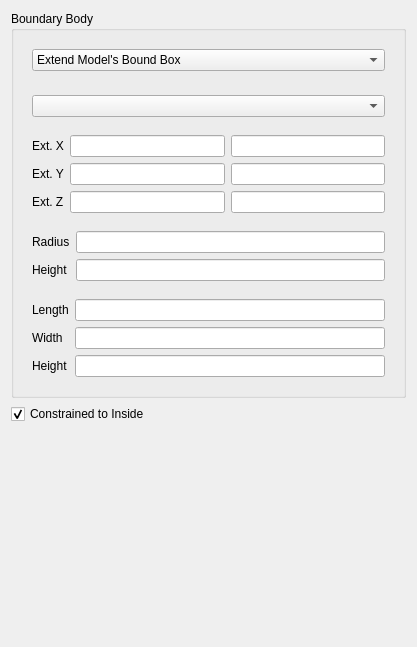
<?xml version="1.0" encoding="UTF-8"?>
<ui version="4.0">
 <class>Form</class>
 <widget class="QWidget" name="Form">
  <property name="geometry">
   <rect>
    <x>0</x>
    <y>0</y>
    <width>417</width>
    <height>647</height>
   </rect>
  </property>
  <property name="windowTitle">
   <string>Form</string>
  </property>
  <layout class="QVBoxLayout" name="verticalLayout">
   <item>
    <widget class="QGroupBox" name="stockGroup">
     <property name="title">
      <string>Boundary Body</string>
     </property>
     <layout class="QVBoxLayout" name="verticalLayout_5">
      <property name="spacing">
       <number>0</number>
      </property>
      <item>
       <widget class="QWidget" name="widget_2" native="true">
        <layout class="QHBoxLayout" name="horizontalLayout_5">
         <item>
          <widget class="QComboBox" name="stock">
           <property name="sizePolicy">
            <sizepolicy hsizetype="MinimumExpanding" vsizetype="Fixed">
             <horstretch>0</horstretch>
             <verstretch>0</verstretch>
            </sizepolicy>
           </property>
           <property name="toolTip">
            <string notr="true">&lt;html&gt;&lt;head/&gt;&lt;body&gt;&lt;p&gt;Select what type of shape to use to constrain the underlying Path.&lt;/p&gt;&lt;/body&gt;&lt;/html&gt;</string>
           </property>
           <property name="currentIndex">
            <number>2</number>
           </property>
           <item>
            <property name="text">
             <string>Create Box</string>
            </property>
           </item>
           <item>
            <property name="text">
             <string>Create Cylinder</string>
            </property>
           </item>
           <item>
            <property name="text">
             <string>Extend Model's Bound Box</string>
            </property>
           </item>
           <item>
            <property name="text">
             <string>Use Existing Solid</string>
            </property>
           </item>
          </widget>
         </item>
        </layout>
       </widget>
      </item>
      <item>
       <spacer name="horizontalSpacer">
        <property name="orientation">
         <enum>Qt::Horizontal</enum>
        </property>
        <property name="sizeHint" stdset="0">
         <size>
          <width>40</width>
          <height>6</height>
         </size>
        </property>
       </spacer>
      </item>
      <item>
       <widget class="QFrame" name="stockFromExisting">
        <layout class="QGridLayout" name="gridLayout_8">
         <item row="0" column="1">
          <widget class="QComboBox" name="stockExisting">
           <property name="toolTip">
            <string>&lt;html&gt;&lt;head/&gt;&lt;body&gt;&lt;p&gt;Select the body to be used to constrain the underlying Path.&lt;/p&gt;&lt;/body&gt;&lt;/html&gt;</string>
           </property>
          </widget>
         </item>
        </layout>
       </widget>
      </item>
      <item>
       <widget class="QFrame" name="stockFromBase">
        <layout class="QGridLayout" name="gridLayout_9">
         <item row="1" column="3">
          <widget class="Gui::InputField" name="stockExtYpos">
           <property name="toolTip">
            <string>&lt;html&gt;&lt;head/&gt;&lt;body&gt;&lt;p&gt;Extension of BoundBox's MaxY.&lt;/p&gt;&lt;/body&gt;&lt;/html&gt;</string>
           </property>
          </widget>
         </item>
         <item row="0" column="1">
          <widget class="QLabel" name="stockExtXLabel">
           <property name="text">
            <string>Ext. X</string>
           </property>
          </widget>
         </item>
         <item row="0" column="3">
          <widget class="Gui::InputField" name="stockExtXpos">
           <property name="sizePolicy">
            <sizepolicy hsizetype="Expanding" vsizetype="Fixed">
             <horstretch>0</horstretch>
             <verstretch>0</verstretch>
            </sizepolicy>
           </property>
           <property name="toolTip">
            <string>&lt;html&gt;&lt;head/&gt;&lt;body&gt;&lt;p&gt;Extension of BoundBox's MaxX.&lt;/p&gt;&lt;/body&gt;&lt;/html&gt;</string>
           </property>
          </widget>
         </item>
         <item row="1" column="1">
          <widget class="QLabel" name="stockExtYLabel">
           <property name="text">
            <string>Ext. Y</string>
           </property>
          </widget>
         </item>
         <item row="0" column="2">
          <widget class="Gui::InputField" name="stockExtXneg">
           <property name="toolTip">
            <string>&lt;html&gt;&lt;head/&gt;&lt;body&gt;&lt;p&gt;Extension of BoundBox's MinX.&lt;/p&gt;&lt;/body&gt;&lt;/html&gt;</string>
           </property>
          </widget>
         </item>
         <item row="2" column="1">
          <widget class="QLabel" name="stockExtZLabel">
           <property name="text">
            <string>Ext. Z</string>
           </property>
          </widget>
         </item>
         <item row="2" column="2">
          <widget class="Gui::InputField" name="stockExtZneg">
           <property name="toolTip">
            <string>&lt;html&gt;&lt;head/&gt;&lt;body&gt;&lt;p&gt;Extension of BoundBox's MinZ.&lt;/p&gt;&lt;/body&gt;&lt;/html&gt;</string>
           </property>
          </widget>
         </item>
         <item row="2" column="3">
          <widget class="Gui::InputField" name="stockExtZpos">
           <property name="toolTip">
            <string>&lt;html&gt;&lt;head/&gt;&lt;body&gt;&lt;p&gt;Extension of BoundBox's MaxZ.&lt;/p&gt;&lt;/body&gt;&lt;/html&gt;</string>
           </property>
          </widget>
         </item>
         <item row="1" column="2">
          <widget class="Gui::InputField" name="stockExtYneg">
           <property name="toolTip">
            <string>&lt;html&gt;&lt;head/&gt;&lt;body&gt;&lt;p&gt;Extension of BoundBox's MinY.&lt;/p&gt;&lt;/body&gt;&lt;/html&gt;</string>
           </property>
          </widget>
         </item>
        </layout>
       </widget>
      </item>
      <item>
       <widget class="QFrame" name="stockCreateCylinder">
        <layout class="QGridLayout" name="gridLayout_10">
         <item row="0" column="2">
          <widget class="Gui::InputField" name="stockCylinderRadius">
           <property name="toolTip">
            <string>&lt;html&gt;&lt;head/&gt;&lt;body&gt;&lt;p&gt;Radius of the Cylinder.&lt;/p&gt;&lt;/body&gt;&lt;/html&gt;</string>
           </property>
          </widget>
         </item>
         <item row="1" column="2">
          <widget class="Gui::InputField" name="stockCylinderHeight">
           <property name="toolTip">
            <string>&lt;html&gt;&lt;head/&gt;&lt;body&gt;&lt;p&gt;Height of the Cylinder.&lt;/p&gt;&lt;/body&gt;&lt;/html&gt;</string>
           </property>
          </widget>
         </item>
         <item row="0" column="1">
          <widget class="QLabel" name="stockCylinderRadiusLabel">
           <property name="text">
            <string>Radius</string>
           </property>
          </widget>
         </item>
         <item row="1" column="1">
          <widget class="QLabel" name="stockCylinderHeightLabel">
           <property name="text">
            <string>Height</string>
           </property>
          </widget>
         </item>
        </layout>
       </widget>
      </item>
      <item>
       <widget class="QFrame" name="stockCreateBox">
        <layout class="QGridLayout" name="gridLayout_11">
         <item row="0" column="1">
          <widget class="QLabel" name="stockBoxLengthLabel">
           <property name="text">
            <string>Length</string>
           </property>
          </widget>
         </item>
         <item row="1" column="1">
          <widget class="QLabel" name="stockBoxWidthLabel">
           <property name="text">
            <string>Width</string>
           </property>
          </widget>
         </item>
         <item row="0" column="2">
          <widget class="Gui::InputField" name="stockBoxLength">
           <property name="toolTip">
            <string>&lt;html&gt;&lt;head/&gt;&lt;body&gt;&lt;p&gt;Length of the Box.&lt;/p&gt;&lt;/body&gt;&lt;/html&gt;</string>
           </property>
          </widget>
         </item>
         <item row="2" column="2">
          <widget class="Gui::InputField" name="stockBoxHeight">
           <property name="toolTip">
            <string>&lt;html&gt;&lt;head/&gt;&lt;body&gt;&lt;p&gt;Height of the Box.&lt;/p&gt;&lt;/body&gt;&lt;/html&gt;</string>
           </property>
          </widget>
         </item>
         <item row="1" column="2">
          <widget class="Gui::InputField" name="stockBoxWidth">
           <property name="toolTip">
            <string>&lt;html&gt;&lt;head/&gt;&lt;body&gt;&lt;p&gt;Width of the Box.&lt;/p&gt;&lt;/body&gt;&lt;/html&gt;</string>
           </property>
          </widget>
         </item>
         <item row="2" column="1">
          <widget class="QLabel" name="stockBoxHeightLabel">
           <property name="text">
            <string>Height</string>
           </property>
          </widget>
         </item>
        </layout>
       </widget>
      </item>
     </layout>
    </widget>
   </item>
   <item>
    <widget class="QCheckBox" name="stockInside">
     <property name="toolTip">
      <string>&lt;html&gt;&lt;head/&gt;&lt;body&gt;&lt;p&gt;I checked the path is constrained by the solid. Otherwise the the volume of the solid describes a &amp;quot;keep out&amp;quot; zone.&lt;/p&gt;&lt;/body&gt;&lt;/html&gt;</string>
     </property>
     <property name="text">
      <string>Constrained to Inside</string>
     </property>
     <property name="checked">
      <bool>true</bool>
     </property>
    </widget>
   </item>
   <item>
    <spacer name="verticalSpacer">
     <property name="orientation">
      <enum>Qt::Vertical</enum>
     </property>
     <property name="sizeHint" stdset="0">
      <size>
       <width>20</width>
       <height>40</height>
      </size>
     </property>
    </spacer>
   </item>
  </layout>
 </widget>
 <customwidgets>
  <customwidget>
   <class>Gui::InputField</class>
   <extends>QLineEdit</extends>
   <header>Gui/InputField.h</header>
  </customwidget>
 </customwidgets>
 <tabstops>
  <tabstop>stock</tabstop>
  <tabstop>stockExisting</tabstop>
  <tabstop>stockExtXneg</tabstop>
  <tabstop>stockExtXpos</tabstop>
  <tabstop>stockExtYneg</tabstop>
  <tabstop>stockExtYpos</tabstop>
  <tabstop>stockExtZneg</tabstop>
  <tabstop>stockExtZpos</tabstop>
  <tabstop>stockCylinderRadius</tabstop>
  <tabstop>stockCylinderHeight</tabstop>
  <tabstop>stockBoxLength</tabstop>
  <tabstop>stockBoxWidth</tabstop>
  <tabstop>stockBoxHeight</tabstop>
  <tabstop>stockInside</tabstop>
 </tabstops>
 <resources/>
 <connections/>
</ui>
